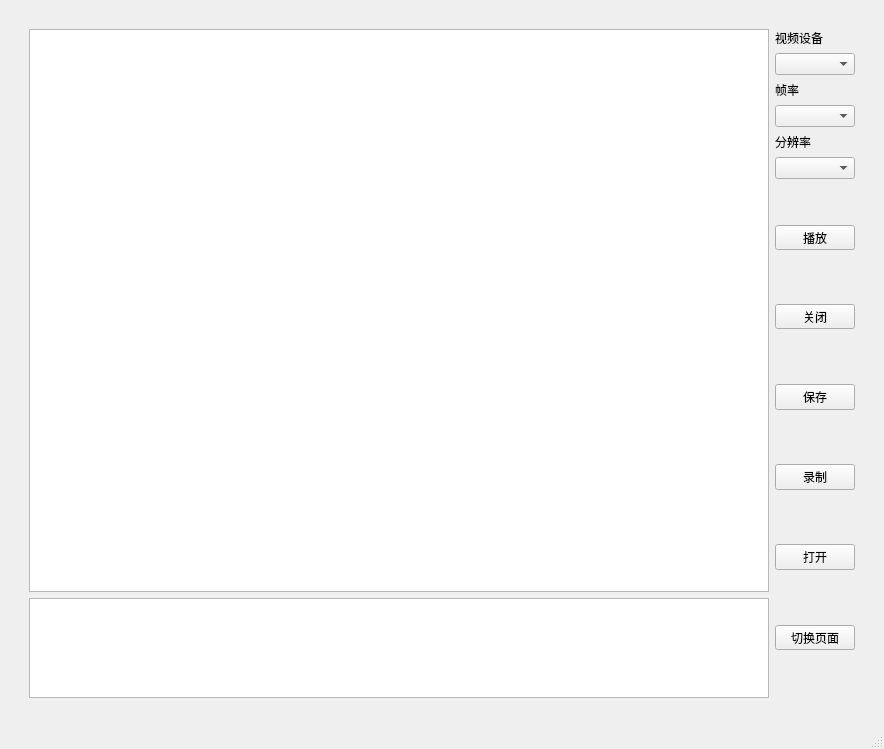
<?xml version="1.0" encoding="UTF-8"?>
<ui version="4.0">
 <class>window_video</class>
 <widget class="QMainWindow" name="window_video">
  <property name="geometry">
   <rect>
    <x>0</x>
    <y>0</y>
    <width>884</width>
    <height>749</height>
   </rect>
  </property>
  <property name="sizePolicy">
   <sizepolicy hsizetype="Fixed" vsizetype="Fixed">
    <horstretch>0</horstretch>
    <verstretch>0</verstretch>
   </sizepolicy>
  </property>
  <property name="maximumSize">
   <size>
    <width>3000</width>
    <height>2000</height>
   </size>
  </property>
  <property name="windowTitle">
   <string>MainWindow</string>
  </property>
  <widget class="QWidget" name="centralwidget">
   <layout class="QGridLayout" name="gridLayout">
    <item row="1" column="0">
     <spacer name="horizontalSpacer">
      <property name="orientation">
       <enum>Qt::Horizontal</enum>
      </property>
      <property name="sizeType">
       <enum>QSizePolicy::Fixed</enum>
      </property>
      <property name="sizeHint" stdset="0">
       <size>
        <width>20</width>
        <height>20</height>
       </size>
      </property>
     </spacer>
    </item>
    <item row="1" column="1">
     <layout class="QHBoxLayout" name="horizontalLayout_2">
      <item>
       <layout class="QVBoxLayout" name="verticalLayout_5">
        <item>
         <widget class="QGraphicsView" name="graphicsView">
          <property name="sizePolicy">
           <sizepolicy hsizetype="Expanding" vsizetype="Expanding">
            <horstretch>0</horstretch>
            <verstretch>0</verstretch>
           </sizepolicy>
          </property>
          <property name="minimumSize">
           <size>
            <width>0</width>
            <height>0</height>
           </size>
          </property>
          <property name="maximumSize">
           <size>
            <width>1000</width>
            <height>600</height>
           </size>
          </property>
          <property name="baseSize">
           <size>
            <width>0</width>
            <height>0</height>
           </size>
          </property>
         </widget>
        </item>
        <item>
         <widget class="QTextBrowser" name="textBrowser_msg">
          <property name="enabled">
           <bool>true</bool>
          </property>
          <property name="sizePolicy">
           <sizepolicy hsizetype="Fixed" vsizetype="Fixed">
            <horstretch>0</horstretch>
            <verstretch>0</verstretch>
           </sizepolicy>
          </property>
          <property name="maximumSize">
           <size>
            <width>1000</width>
            <height>100</height>
           </size>
          </property>
         </widget>
        </item>
       </layout>
      </item>
      <item>
       <layout class="QVBoxLayout" name="verticalLayout_2">
        <property name="spacing">
         <number>6</number>
        </property>
        <item>
         <layout class="QVBoxLayout" name="verticalLayout_3">
          <item>
           <widget class="QLabel" name="label_2">
            <property name="sizePolicy">
             <sizepolicy hsizetype="Fixed" vsizetype="Fixed">
              <horstretch>0</horstretch>
              <verstretch>0</verstretch>
             </sizepolicy>
            </property>
            <property name="maximumSize">
             <size>
              <width>150</width>
              <height>25</height>
             </size>
            </property>
            <property name="text">
             <string>视频设备</string>
            </property>
           </widget>
          </item>
          <item>
           <widget class="QComboBox" name="comboBox_videodev">
            <property name="enabled">
             <bool>true</bool>
            </property>
            <property name="sizePolicy">
             <sizepolicy hsizetype="Fixed" vsizetype="Fixed">
              <horstretch>0</horstretch>
              <verstretch>0</verstretch>
             </sizepolicy>
            </property>
            <property name="maximumSize">
             <size>
              <width>150</width>
              <height>25</height>
             </size>
            </property>
           </widget>
          </item>
         </layout>
        </item>
        <item>
         <layout class="QVBoxLayout" name="verticalLayout">
          <item>
           <widget class="QLabel" name="label">
            <property name="sizePolicy">
             <sizepolicy hsizetype="Fixed" vsizetype="Fixed">
              <horstretch>0</horstretch>
              <verstretch>0</verstretch>
             </sizepolicy>
            </property>
            <property name="maximumSize">
             <size>
              <width>150</width>
              <height>25</height>
             </size>
            </property>
            <property name="text">
             <string>帧率</string>
            </property>
           </widget>
          </item>
          <item>
           <widget class="QComboBox" name="comboBox_fps">
            <property name="sizePolicy">
             <sizepolicy hsizetype="Fixed" vsizetype="Fixed">
              <horstretch>0</horstretch>
              <verstretch>0</verstretch>
             </sizepolicy>
            </property>
            <property name="maximumSize">
             <size>
              <width>150</width>
              <height>25</height>
             </size>
            </property>
            <property name="editable">
             <bool>false</bool>
            </property>
           </widget>
          </item>
         </layout>
        </item>
        <item>
         <layout class="QVBoxLayout" name="verticalLayout_4">
          <item>
           <widget class="QLabel" name="label_3">
            <property name="maximumSize">
             <size>
              <width>150</width>
              <height>16777215</height>
             </size>
            </property>
            <property name="text">
             <string>分辨率</string>
            </property>
           </widget>
          </item>
          <item>
           <layout class="QHBoxLayout" name="horizontalLayout">
            <item>
             <widget class="QComboBox" name="comboBox_resolution">
              <property name="maximumSize">
               <size>
                <width>150</width>
                <height>16777215</height>
               </size>
              </property>
             </widget>
            </item>
           </layout>
          </item>
         </layout>
        </item>
        <item>
         <spacer name="verticalSpacer_3">
          <property name="orientation">
           <enum>Qt::Vertical</enum>
          </property>
          <property name="sizeType">
           <enum>QSizePolicy::Fixed</enum>
          </property>
          <property name="sizeHint" stdset="0">
           <size>
            <width>20</width>
            <height>40</height>
           </size>
          </property>
         </spacer>
        </item>
        <item>
         <widget class="QPushButton" name="pushButton_play">
          <property name="sizePolicy">
           <sizepolicy hsizetype="Fixed" vsizetype="Preferred">
            <horstretch>0</horstretch>
            <verstretch>0</verstretch>
           </sizepolicy>
          </property>
          <property name="maximumSize">
           <size>
            <width>150</width>
            <height>25</height>
           </size>
          </property>
          <property name="text">
           <string>播放</string>
          </property>
         </widget>
        </item>
        <item>
         <spacer name="verticalSpacer_4">
          <property name="orientation">
           <enum>Qt::Vertical</enum>
          </property>
          <property name="sizeHint" stdset="0">
           <size>
            <width>20</width>
            <height>40</height>
           </size>
          </property>
         </spacer>
        </item>
        <item>
         <widget class="QPushButton" name="pushButton_close">
          <property name="sizePolicy">
           <sizepolicy hsizetype="Fixed" vsizetype="Fixed">
            <horstretch>0</horstretch>
            <verstretch>0</verstretch>
           </sizepolicy>
          </property>
          <property name="maximumSize">
           <size>
            <width>150</width>
            <height>25</height>
           </size>
          </property>
          <property name="text">
           <string>关闭</string>
          </property>
         </widget>
        </item>
        <item>
         <spacer name="verticalSpacer_7">
          <property name="orientation">
           <enum>Qt::Vertical</enum>
          </property>
          <property name="sizeHint" stdset="0">
           <size>
            <width>20</width>
            <height>40</height>
           </size>
          </property>
         </spacer>
        </item>
        <item>
         <widget class="QPushButton" name="pushButton_save">
          <property name="text">
           <string>保存</string>
          </property>
         </widget>
        </item>
        <item>
         <spacer name="verticalSpacer_9">
          <property name="orientation">
           <enum>Qt::Vertical</enum>
          </property>
          <property name="sizeHint" stdset="0">
           <size>
            <width>20</width>
            <height>40</height>
           </size>
          </property>
         </spacer>
        </item>
        <item>
         <widget class="QPushButton" name="pushButton_record">
          <property name="text">
           <string>录制</string>
          </property>
         </widget>
        </item>
        <item>
         <spacer name="verticalSpacer_8">
          <property name="orientation">
           <enum>Qt::Vertical</enum>
          </property>
          <property name="sizeHint" stdset="0">
           <size>
            <width>20</width>
            <height>40</height>
           </size>
          </property>
         </spacer>
        </item>
        <item>
         <widget class="QPushButton" name="pushButton_open">
          <property name="text">
           <string>打开</string>
          </property>
         </widget>
        </item>
        <item>
         <spacer name="verticalSpacer_6">
          <property name="orientation">
           <enum>Qt::Vertical</enum>
          </property>
          <property name="sizeHint" stdset="0">
           <size>
            <width>20</width>
            <height>40</height>
           </size>
          </property>
         </spacer>
        </item>
        <item>
         <widget class="QPushButton" name="pushButton_troggle2">
          <property name="maximumSize">
           <size>
            <width>150</width>
            <height>25</height>
           </size>
          </property>
          <property name="text">
           <string>切换页面</string>
          </property>
         </widget>
        </item>
        <item>
         <spacer name="verticalSpacer_5">
          <property name="orientation">
           <enum>Qt::Vertical</enum>
          </property>
          <property name="sizeHint" stdset="0">
           <size>
            <width>20</width>
            <height>40</height>
           </size>
          </property>
         </spacer>
        </item>
       </layout>
      </item>
     </layout>
    </item>
    <item row="1" column="3">
     <spacer name="horizontalSpacer_2">
      <property name="orientation">
       <enum>Qt::Horizontal</enum>
      </property>
      <property name="sizeType">
       <enum>QSizePolicy::Fixed</enum>
      </property>
      <property name="sizeHint" stdset="0">
       <size>
        <width>20</width>
        <height>20</height>
       </size>
      </property>
     </spacer>
    </item>
    <item row="2" column="1">
     <spacer name="verticalSpacer_2">
      <property name="orientation">
       <enum>Qt::Vertical</enum>
      </property>
      <property name="sizeType">
       <enum>QSizePolicy::Fixed</enum>
      </property>
      <property name="sizeHint" stdset="0">
       <size>
        <width>20</width>
        <height>20</height>
       </size>
      </property>
     </spacer>
    </item>
    <item row="0" column="1">
     <spacer name="verticalSpacer">
      <property name="orientation">
       <enum>Qt::Vertical</enum>
      </property>
      <property name="sizeType">
       <enum>QSizePolicy::Fixed</enum>
      </property>
      <property name="sizeHint" stdset="0">
       <size>
        <width>20</width>
        <height>20</height>
       </size>
      </property>
     </spacer>
    </item>
   </layout>
  </widget>
  <widget class="QMenuBar" name="menubar">
   <property name="geometry">
    <rect>
     <x>0</x>
     <y>0</y>
     <width>884</width>
     <height>28</height>
    </rect>
   </property>
  </widget>
  <widget class="QStatusBar" name="statusbar"/>
 </widget>
 <resources/>
 <connections/>
</ui>
